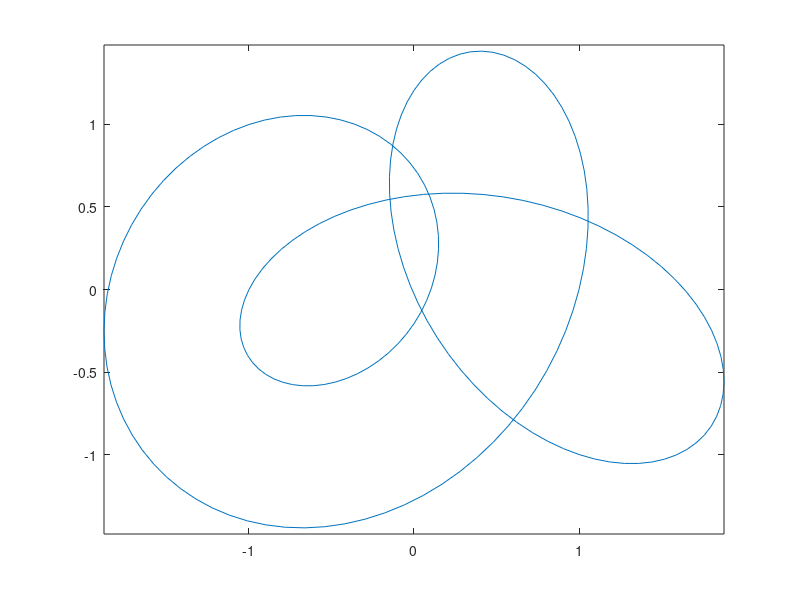
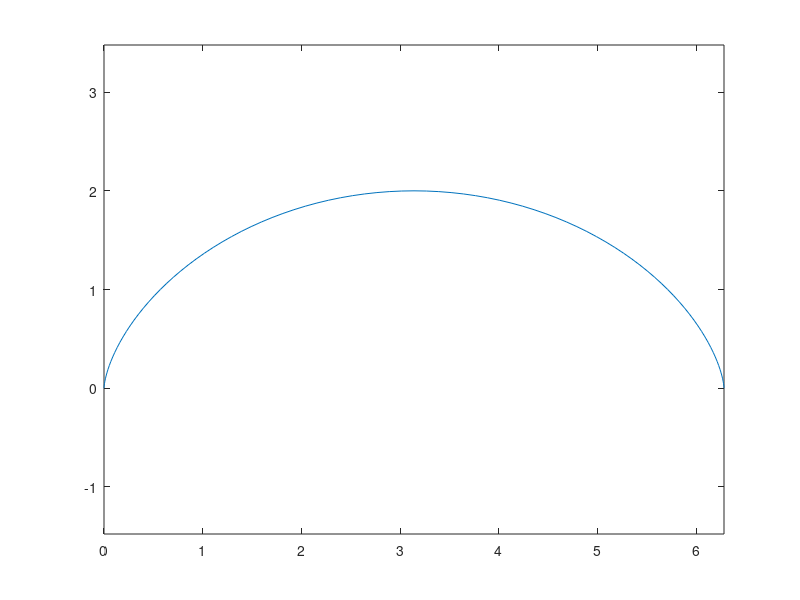

Here is the MATLAB script that generated these plots, in order:
count=100;

t=0:pi/100:2*pi;
x=cos(t) - sin(3*t);
y=sin(t).*cos(t) - cos(3*t);
plot(x,y);
axis equal;
figure;
clc;
clear;
%cycloid
range = 2 * pi;
split_count = 100;
t = 0 : range / split_count : range;
x = (t - sin(t));
y = (1 - cos(t));
plot(x,y)
axis equal;